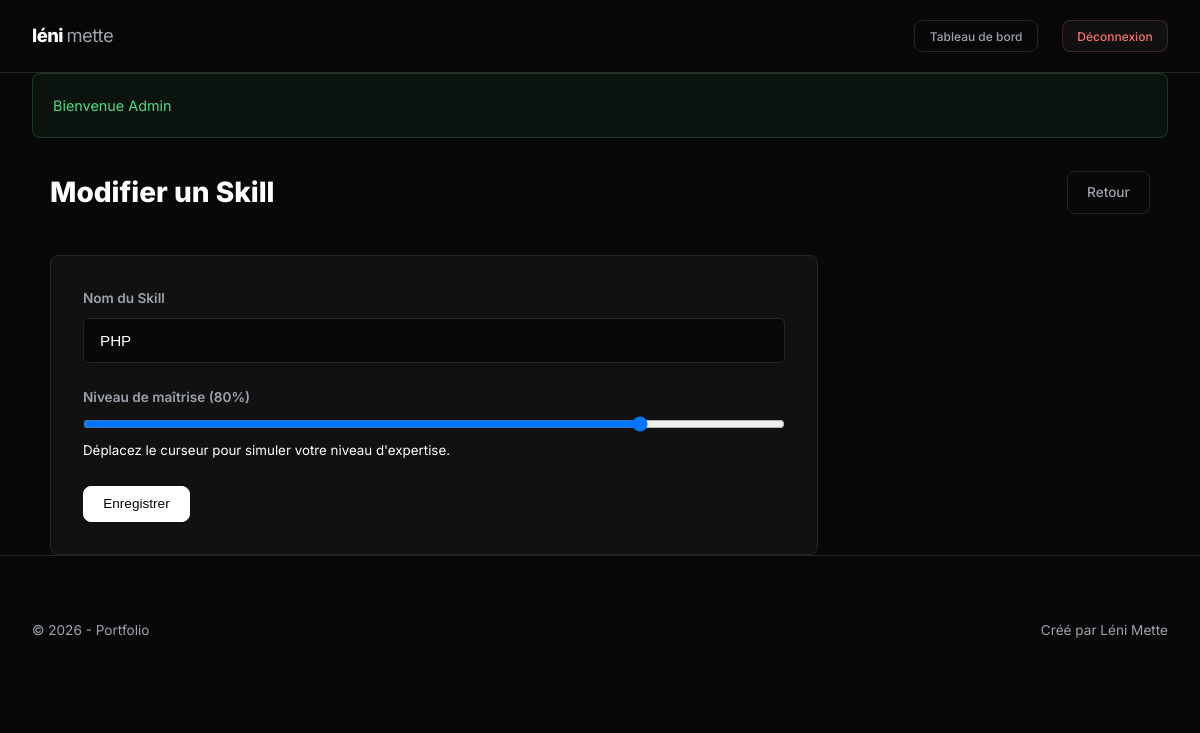
The app's page /index.php?action=skill-form&id=2 (signed in) with its own data.
### tables this page shows
CREATE TABLE `profile` (
  `id` int(11) NOT NULL,
  `name` varchar(255) NOT NULL,
  `description` text,
  `date_of_birth` date DEFAULT NULL,
  `email` varchar(255) DEFAULT NULL,
  `phone_number` varchar(50) DEFAULT NULL,
  `id_image` int(11) DEFAULT NULL
);

CREATE TABLE `skills` (
  `id` int(11) NOT NULL,
  `name` varchar(255) NOT NULL,
  `level` varchar(100) DEFAULT NULL
);

### controllers/AdminController.php (called while the page is built, shortened)
<?php
class AdminController extends AbstractController {
    public function skillForm(): void {
        $id = $_GET['id'] ?? null;
        $skillRepo = new SkillRepository();
        $skill = $id ? $skillRepo->find((int)$id) : null;
        $this->render('admin/skill_form', [
            'skill' => $skill,
            'title' => $id ? 'Modifier un Skill' : 'Ajouter un Skill'
        ]);
    }
}

### index.php (called while the page is built, shortened)
<?php
spl_autoload_register(function ($class) {
    $relative_class = substr($class, 4);
    $parts = explode('\\', $relative_class);
    if (count($parts) > 1) {
        $parts[0] = strtolower($parts[0]);
    }
    $file = __DIR__ . '/' . implode('/', $parts) . '.php';
});
$router = new Routing();
$router->handleRequest();

### repository/AbstractRepository.php (called while the page is built, shortened)
<?php
abstract class AbstractRepository {
    public function __construct() {
        $this->db = Database::getInstance();
    }
}

### services/Database.php (called while the page is built, shortened)
<?php
class Database {
    private static $instance = null;
    private function __construct() {
        try {
            $this->pdo = new PDO(
                "mysql:host=" . DB_HOST . ";dbname=" . DB_NAME . ";charset=utf8mb4",
                DB_USER,
                DB_PASS,
                [
                    PDO::ATTR_ERRMODE => PDO::ERRMODE_EXCEPTION,
                    PDO::ATTR_DEFAULT_FETCH_MODE => PDO::FETCH_ASSOC,
                    PDO::ATTR_EMULATE_PREPARES => false,
                ]
            );
        } catch (PDOException $e) {
            die("Erreur de connexion : " . $e->getMessage());
        }
    }
    public static function getInstance() {
        if (self::$instance === null) {
            self::$instance = new self();
        }
        return self::$instance->pdo;
    }
}

### repository/ProfileRepository.php (called while the page is built, shortened)
<?php
class ProfileRepository extends AbstractRepository {
    public function findOne(): ?Profile {
        try {
            $stmt = $this->db->query("SELECT * FROM profile LIMIT 1");
            $profile = $stmt->fetchObject(Profile::class);
            return $profile ?: null;
        } catch (\PDOException $e) {
            error_log($e->getMessage());
            return null;
        }
    }
}

### models/Profile.php (called while the page is built, shortened)
<?php
class Profile {
    protected $name;
    public function getName(): string { return $this->name ?? ''; }
}

### repository/SkillRepository.php (called while the page is built, shortened)
<?php
class SkillRepository extends AbstractRepository {
    public function find(int $id): ?Skill {
        try {
            $stmt = $this->db->prepare("SELECT * FROM skills WHERE id = ?");
            $stmt->execute([$id]);
            $skill = $stmt->fetchObject(Skill::class);
            return $skill ?: null;
        } catch (\PDOException $e) {
            error_log($e->getMessage());
            return null;
        }
    }
}

### models/Skill.php (called while the page is built, shortened)
<?php
class Skill {
    protected $name;
    protected $level;
    public function getName(): string { return $this->name ?? ''; }
    public function getLevel(): int { return (int)$this->level; }
}

### views/admin/skill_form.phtml (the view, shortened to what this page needs)
<div class="admin-form-container">
    <div class="admin-header">
        <h1><?= $skill ? 'Modifier' : 'Ajouter' ?> un Skill</h1>
        <a href="index.php?action=skill-list" class="btn btn-secondary">Retour</a>
    </div>
    <form action="index.php?action=skill-save" method="post" class="admin-form">
        <div class="form-main">
            <div class="form-group">
                <label for="name">Nom du Skill</label>
                <input type="text" name="name" id="name" value="<?= $skill ? htmlspecialchars($skill->getName()) : '' ?>" placeholder="Ex: PHP, React, UI..." required>
            </div>
            <div class="form-group">
                <label for="level">Niveau de maîtrise (<span id="level-val"><?= $skill ? (int)$skill->getLevel() : '50' ?></span>%)</label>
                <input type="range" name="level" id="level" min="0" max="100" value="<?= $skill ? (int)$skill->getLevel() : '50' ?>" oninput="document.getElementById('level-val').innerText = this.value">
                <small class="help-text">Déplacez le curseur pour simuler votre niveau d'expertise.</small>
            </div>
            <div class="form-actions">
                <button type="submit" class="btn btn-primary"><?= $skill ? 'Enregistrer' : 'Créer' ?></button>
            </div>
        </div>
        </div>

### views/layout.phtml (shortened to what this page needs)
<!DOCTYPE html>
<html lang="fr">
<head>
    <link rel="stylesheet" href="assets/css/index.css?v=2.1">
</head>
<body>
    <header>
        <div class="container">
            <a href="index.php?action=home" class="logo">
                <?php
                    if (isset($profile) && $profile):
                    $parts = explode(' ', $profile->getName());
                ?>
                    <?= htmlspecialchars($parts[0] ?? 'Portfolio') ?> <span><?= htmlspecialchars($parts[1] ?? '') ?></span>
                <?php else: ?>
                    Mon <span>Portfolio</span>
                <?php endif; ?>
            </a>
            <div class="header-nav">
                <?php
                    if (isset($_SESSION['user'])): ?>
                    <a href="index.php?action=admin-dashboard" class="btn btn-secondary btn-sm">Tableau de bord</a>
                    <a href="index.php?action=logout" class="btn btn-danger btn-sm">Déconnexion</a>
                <?php else: ?>
                    <a href="index.php?action=login" class="nav-icon-admin" title="Connexion">
                        <i data-lucide="shield" style="width:20px; height:20px;"></i>
                    </a>
                <?php endif; ?>
            </div>
        </div>
    </header>
    <main class="container">
        <?php
            if (isset($_SESSION['flash'])): ?>
            <?php foreach ($_SESSION['flash'] as $type => $message): ?>
                <div class="alert alert-<?= $type ?>">
                    <?= htmlspecialchars($message) ?>
                </div>
            <?php endforeach;
            unset($_SESSION['flash']); ?>
        <?php endif; ?>
        <?php
            include __DIR__ . '/' . $content . '.phtml'; ?>
    </main>
    <footer>
        <div class="container">
            <div class="footer-left">
                &copy; <?= date('Y') ?> - Portfolio
            </div>
            <div class="footer-right">
                <?php if (isset($profile) && $profile): ?>
                    Créé par <?= htmlspecialchars($profile->getName()) ?>
                <?php endif; ?>
            </div>
        </div>
    </footer>
</body>
</html>

### assets/css/index.css (style rules this page uses)
:root { --bg: #080808; --surface: #111111; --surface-hover: #161616; --text: #ffffff; --dim-text: #9ca3af; --border: #262626; --accent: #6366f1; --accent-rgb: 99, 102, 241; --primary: #6366f1; --radius: 8px; --font-main: Inter, system-ui, -apple-system, sans-serif; --font-title: Outfit, sans-serif; }
* { box-sizing: border-box; margin: 0; padding: 0; }
body { background-color: var(--bg); color: var(--text); font-family: var(--font-main); line-height: 1.6; -webkit-font-smoothing: antialiased; }
.container { max-width: 1400px; margin: 0 auto; padding: 0 1.5rem; }
@media (min-width: 768px) { .container { padding: 0 2rem; } }
a { text-decoration: none; color: inherit; transition: var(--transition); }
.btn { display: inline-flex; align-items: center; justify-content: center; padding: 0.6rem 1.2rem; border-radius: var(--radius); font-size: 0.85rem; font-weight: 500; transition: var(--transition); background: var(--surface); border: 1px solid var(--border); cursor: pointer; color: var(--text); }
.btn-primary { background: var(--text); color: var(--bg); border-color: var(--text); }
.btn-secondary { background: transparent; border-color: var(--border); color: var(--dim-text); }
.btn-danger { color: #f87171; border-color: rgba(248, 113, 113, 0.2); }
.btn-sm { padding: 0.35rem 0.9rem; font-size: 0.75rem; }
.alert { padding: 1.25rem; border-radius: var(--radius); margin-bottom: 2rem; font-size: 0.9rem; border: 1px solid var(--border); }
.alert-success { color: #4ade80; border-color: rgba(74, 222, 128, 0.2); background: rgba(74, 222, 128, 0.05); }
header { background: rgba(8, 8, 8, 0.85); backdrop-filter: blur(12px); -webkit-backdrop-filter: blur(12px); border-bottom: 1px solid var(--border); padding: 1.25rem 0; position: sticky; top: 0; z-index: 100; }
header .container { display: flex; justify-content: space-between; align-items: center; }
header .logo { font-size: 1.15rem; font-weight: 800; text-transform: lowercase; letter-spacing: -0.03em; color: var(--text); }
header .logo span { color: var(--dim-text); font-weight: 400; }
header .header-nav { display: flex; gap: 1.5rem; align-items: center; }
footer { padding: 4rem 0; border-top: 1px solid var(--border); color: var(--dim-text); font-size: 0.85rem; }
footer .container { display: flex; flex-direction: column; gap: 1rem; }
@media (min-width: 768px) { footer .container { flex-direction: row; justify-content: space-between; } }
.admin-header { margin-bottom: 2.5rem; display: flex; justify-content: space-between; align-items: center; flex-wrap: wrap; gap: 1rem; }
.admin-header h1 { font-size: 1.75rem; font-weight: 800; }
.admin-form-container { max-width: 1100px; margin: 0 auto; }
.admin-form { display: grid; grid-template-columns: 1fr; gap: 2rem; align-items: start; }
@media (min-width: 992px) { .admin-form { grid-template-columns: minmax(0, 1fr) 300px; } }
.form-main { background: var(--surface); border: 1px solid var(--border); border-radius: var(--radius); padding: 2rem; display: flex; flex-direction: column; gap: 1.5rem; }
.form-group { display: flex; flex-direction: column; gap: 0.5rem; }
.form-group label { font-size: 0.85rem; font-weight: 600; color: var(--dim-text); }
.form-group input[type=text], .form-group input[type=email], .form-group input[type=password], .form-group input[type=number], .form-group input[type=tel], .form-group input[type=url], .form-group select, .form-group textarea { width: 100%; padding: 0.8rem 1rem; background: var(--bg); border: 1px solid var(--border); border-radius: calc(var(--radius) / 1.5); color: var(--text); font-size: 0.95rem; transition: var(--transition); outline: none; }
.form-group input[type=text]::placeholder, .form-group input[type=email]::placeholder, .form-group input[type=password]::placeholder, .form-group input[type=number]::placeholder, .form-group input[type=tel]::placeholder, .form-group input[type=url]::placeholder, .form-group select::placeholder, .form-group textarea::placeholder { color: #444; }

### records on screen
profile: name "léni", name "mette", name "Léni Mette"
skills: name "PHP", level "80"

### other values on screen
$message "Bienvenue Admin"
